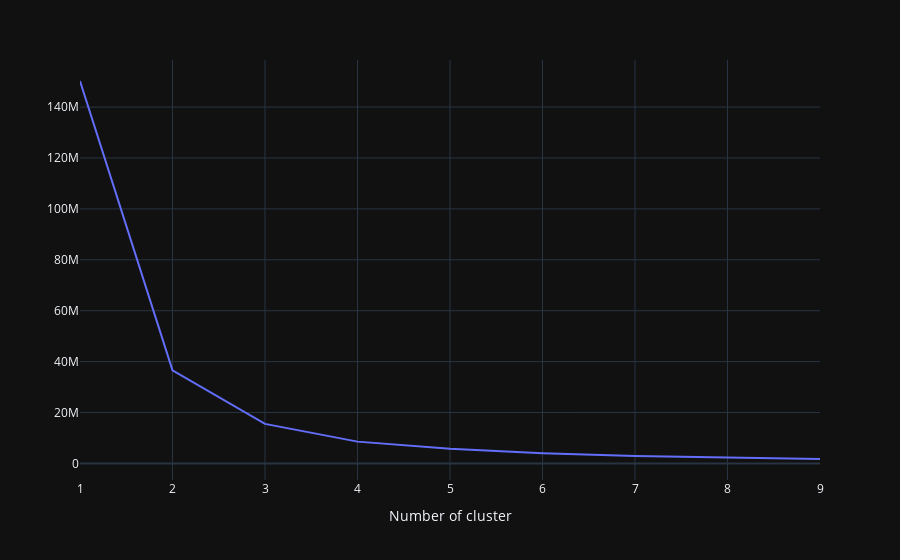

Notebook code cell kept with this figure:
### Markdown cell above
Next we will apply K-means clustering to assign a recency score. However, we need to know how many clusters in order to use the K-means algorithm. We will apply Elbow Method to determine how many clusters we will need. The Elbow Method simply tells the optimal cluster number for optimal inertia.

### Code cell
my_dict={}
ctm_recency = ctm_dt[['Recency']]
for idx in range(1, 10):
    kmeans = KMeans(n_clusters=idx, max_iter=1000).fit(ctm_recency)
    ctm_recency["clusters"] = kmeans.labels_
    my_dict[idx] = kmeans.inertia_ 

line_fig = px.line(x=list(my_dict.keys()), 
                   y=list(my_dict.values()), 
                   template="plotly_dark"
                  )

line_fig.update_layout(title_x=0, 
                       xaxis_title="Number of cluster", 
                       yaxis_title=""
                      )

line_fig.show(config={'displaylogo': False})

### Figure 1 — Plotly figure (JSON) as saved in the notebook; plotly's stock layout.template omitted (floating-point values rounded to 4 significant figures)
{"data": [{"hovertemplate": "x=%{x}<br>y=%{y}<extra></extra>", "legendgroup": "", "line": {"color": "#636efa", "dash": "solid"}, "marker": {"symbol": "circle"}, "mode": "lines", "name": "", "orientation": "v", "showlegend": false, "type": "scatter", "x": [1, 2, 3, 4, 5, 6, 7, 8, 9], "xaxis": "x", "y": [150200000.0, 36580000.0, 15550000.0, 8563000.0, 5789000.0, 3973000.0, 2942000.0, 2272000.0, 1740000.0], "yaxis": "y"}], "layout": {"legend": {"tracegroupgap": 0}, "margin": {"t": 60}, "title": {"x": 0}, "xaxis": {"anchor": "y", "domain": [0, 1], "title": {"text": "Number of cluster"}}, "yaxis": {"anchor": "x", "domain": [0, 1], "title": {"text": ""}}}}
